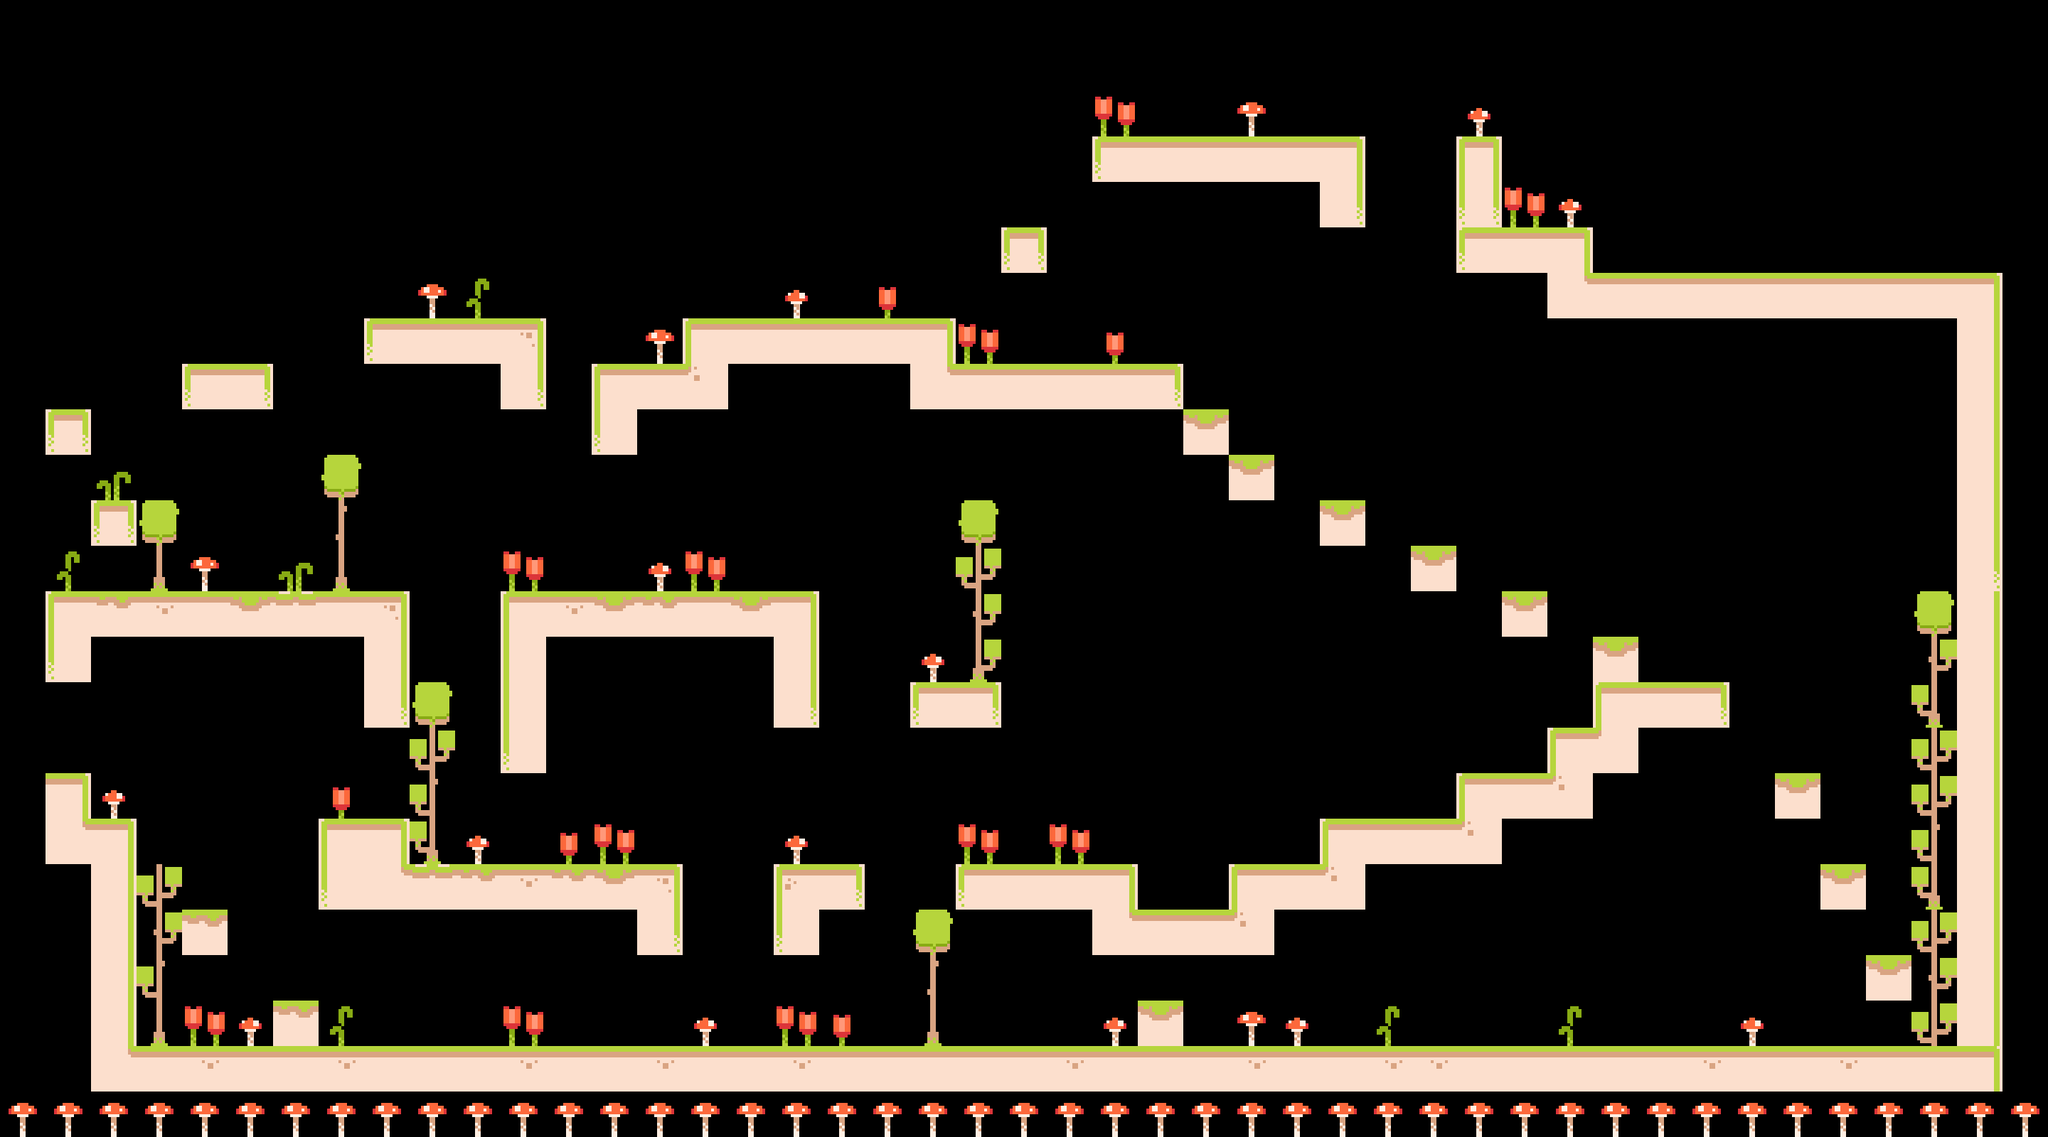

This game map was drawn from its Tiled (.tmx) file and the tilesets committed beside it. A one-line description and the trimmed map source follow:
An orthogonal 45x25 tile map with 64x64 px tiles, 3 tile layers (INSTADEATH, Main, Decoration) and 17 objects (14x navedge, Enemy, Player, Player2).

<map version="1.10" tiledversion="1.11.1" orientation="orthogonal" renderorder="right-down" width="45" height="25" tilewidth="64" tileheight="64" infinite="0" nextlayerid="13" nextobjectid="281">
 <editorsettings>
  <chunksize width="12" height="12" />
 </editorsettings>
 <tileset firstgid="1" source="tilemap.tsx" />
 <objectgroup id="11" name="NavMesh">
  <object id="217" name="navedge" x="82" y="572">
   <polyline points="0,0 252,-96 570.182,-154 812.032,-60.0683 942,-142 1253.48,-156.168 1356,-250 1637,-405 1828.03,-406.07 1994,-407 2111.17,-290.697 2263.93,-223.22 2531.14,-221.106 2688,-221" />
  </object>
  <object id="218" name="navedge" x="1158" y="430">
   <polyline points="0,0 344,79 504.975,78.97 569.769,144.569 604.217,210.542 763.559,272.384 889,338 1018.94,402.378 1113.57,465.803 1148.54,467.62 1179.13,511.041 1186,520" />
  </object>
  <object id="219" name="navedge" x="88" y="570">
   <polyline points="0,0 246,252 611.995,249.289 848.071,247.54 1056,246 1246,386 1574,714 1834,574 2033.76,479.722 2262,372" />
  </object>
  <object id="220" name="navedge" x="168" y="1140">
   <polyline points="0,0 120,134 118,330 240,274 442,328 694.903,332.959 956,330 1560,330 2167,331" />
  </object>
  <object id="221" name="navedge" x="282" y="1266">
   <polyline points="0,0 216,-126 378.815,-85.0116 502,-54 854,-56 1182,-56 1376,10" />
  </object>
  <object id="255" name="navedge" x="408" y="1406">
   <polyline points="0,0 -126,-142" />
  </object>
  <object id="259" name="navedge" x="98" y="1058">
   <polyline points="0,0 68,90" />
  </object>
  <object id="268" name="navedge" x="2812" y="386">
   <polyline points="-44,-35 38,1140" />
  </object>
  <object id="271" name="navedge" x="84" y="806">
   <polyline points="0,0 -58,138 -50,742 -48,278 -16.1379,265.655 22,250" />
  </object>
  <object id="272" name="navedge" x="70" y="574">
   <polyline points="0,0 -48,370" />
  </object>
  <object id="277" name="navedge" x="2222" y="861">
   <polyline points="0,0 -36,155" />
  </object>
  <object id="278" name="navedge" x="2426" y="950">
   <polyline points="0,0 96,126 160,224 240,340 90,510" />
  </object>
  <object id="279" name="navedge" x="2520" y="1460">
   <polyline points="0,0 -250,-6" />
  </object>
  <object id="280" name="navedge" x="2420" y="944">
   <polyline points="0,0 -78,-2" />
  </object>
 </objectgroup>
 <layer id="12" name="INSTADEATH" width="45" height="25">
  <data>[1125 cells, 45 non-empty, 1 distinct tile ids]</data>
 </layer>
 <layer id="1" name="Main" width="45" height="25">
  <data>[1125 cells, 187 non-empty, 21 distinct tile ids]</data>
 </layer>
 <layer id="3" name="Decoration" width="45" height="25">
  <data>[1125 cells, 118 non-empty, 16 distinct tile ids]</data>
 </layer>
 <objectgroup id="10" name="Enemy">
  <object id="187" name="Enemy" x="2270" y="600">
   <point />
  </object>
 </objectgroup>
 <objectgroup id="2" name="Players">
  <object id="62" name="Player" x="321.227" y="254.305">
   <point />
  </object>
  <object id="63" name="Player2" x="2369.05" y="798.606">
   <point />
  </object>
 </objectgroup>
</map>
